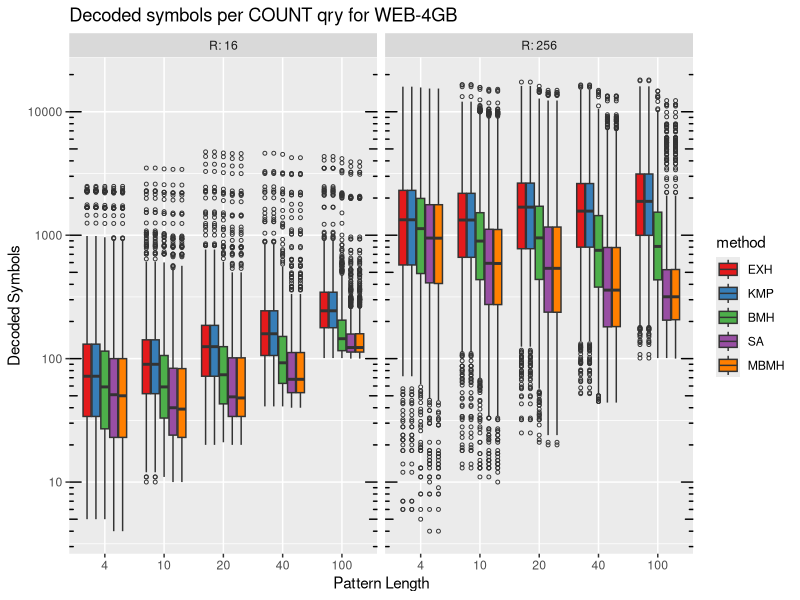
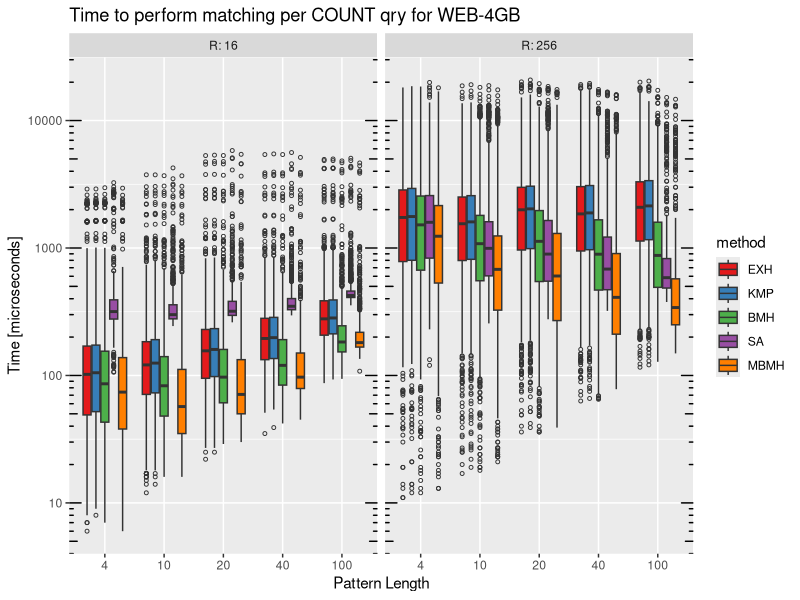
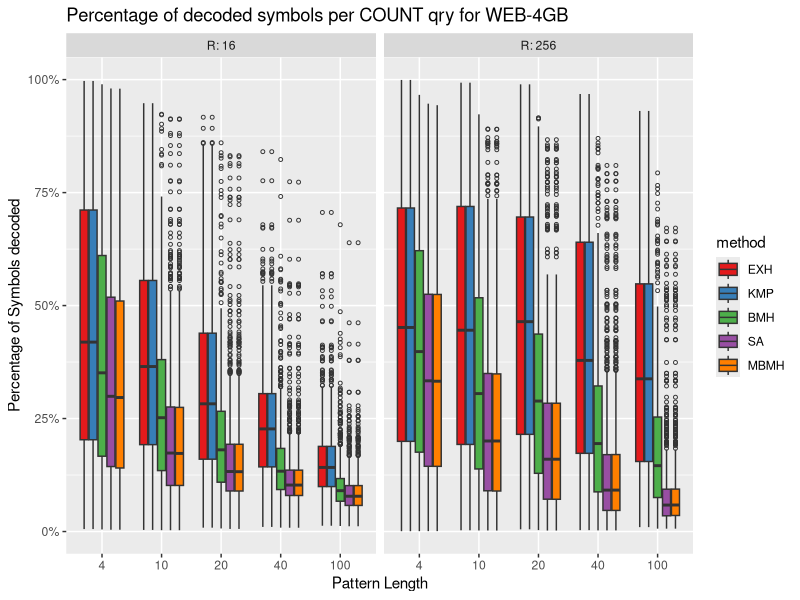

Write the R code that produced these figures, in order.
library(ggplot2)
library(scales)
library(gridExtra)
library(plyr)

pdf("matchlz_stats.pdf", onefile = TRUE,width=10,height=7)

# read data
data <- read.csv(file="../data/results/match_stats-2014-05-04-20-02-06.csv",sep=";")
data <- transform(data,method=ordered(method, levels = c("EXH","KMP","BMH","SA","MBMH")))
#data$method <- revalue(data$method, c("MBMH"="MBMH-CD-R", "SA"="SA-CD-R","BMH-CD"="BMH-CD-R"))


# decoded
decoded <- ggplot(data,aes(factor(plen),decoded,fill=method)) 
decoded <- decoded + facet_grid(. ~ R,labeller=label_both)
decoded <- decoded + geom_boxplot(outlier.size=1,outlier.shape=1)
decoded <- decoded + scale_y_log10(name="Decoded Symbols",breaks=c(10,100,1000,10000))
decoded <- decoded + annotation_logticks(sides = "lr")
decoded <- decoded + scale_x_discrete(name="Pattern Length")
decoded <- decoded + scale_fill_brewer(palette="Set1")
decoded <- decoded + ggtitle("Decoded symbols per COUNT qry for WEB-4GB")
grid.arrange(decoded)

# match_time
match_time <- ggplot(data,aes(factor(plen),match_time,fill=method)) 
match_time <- match_time + facet_grid(. ~ R,labeller=label_both)
match_time <- match_time + geom_boxplot(outlier.size=1,outlier.shape=1)
match_time <- match_time + scale_y_log10(name="Time [microseconds]",breaks=c(10,100,1000,10000))
match_time <- match_time + annotation_logticks(sides = "lr")
match_time <- match_time + scale_x_discrete(name="Pattern Length")
match_time <- match_time + scale_fill_brewer(palette="Set1")
match_time <- match_time + ggtitle("Time to perform matching per COUNT qry for WEB-4GB")
grid.arrange(match_time)

# percentage decoded
percent_decoded <- ggplot(data,aes(factor(plen),decoded/len_total,fill=method)) 
percent_decoded <- percent_decoded + geom_boxplot(outlier.size=1,outlier.shape=1)
percent_decoded <- percent_decoded + scale_y_continuous(name="Percentage of Symbols decoded",labels=percent)
percent_decoded <- percent_decoded + facet_grid(. ~ R,labeller=label_both)
percent_decoded <- percent_decoded + scale_x_discrete(name="Pattern Length")
percent_decoded <- percent_decoded + scale_fill_brewer(palette="Set1")
percent_decoded <- percent_decoded + ggtitle("Percentage of decoded symbols per COUNT qry for WEB-4GB")
grid.arrange(percent_decoded)

# time percent of count
# percent_time <- ggplot(data,aes(factor(plen),match_time/count_time,fill=method)) 
# percent_time <- percent_time + facet_grid(. ~ R,labeller=label_both)
# percent_time <- percent_time + geom_boxplot(outlier.size=1,outlier.shape=1)
# percent_time <- percent_time + scale_y_continuous(name="Percentage of COUNT time spent in match_lz",labels=percent)
# percent_time <- percent_time + scale_x_discrete(name="Pattern Length")
# percent_time <- percent_time + scale_fill_brewer(palette="Set1")
# percent_time <- percent_time + ggtitle("Percentage of time spent matching in factorized text per COUNT qry for WEB-4GB")
# grid.arrange(percent_time)

# # percentage of factors decoded
# percent_fdecoded <- ggplot(data,aes(factor(plen),ids_decoded/num_factors,fill=method)) 
# percent_fdecoded <- percent_fdecoded + facet_grid(. ~ R,labeller=label_both)
# percent_fdecoded <- percent_fdecoded + geom_boxplot()
# percent_fdecoded <- percent_fdecoded + scale_y_continuous(name="Percentage of at least partially factors decoded.",labels=percent)
# percent_fdecoded <- percent_fdecoded + scale_x_discrete(name="Pattern Length")
# percent_fdecoded <- percent_fdecoded + ggtitle("Percentage of at least partially factors decoded. per COUNT qry for WEB-4GB B=4096")
# grid.arrange(percent_fdecoded)



# # factor len data
# fdata <- subset(data,method=="BMH")
# fdata <- subset(fdata,R=="256")
# # average factor length per query
# avgfactorlen_hist <- ggplot(fdata,aes(avg_len))
# avgfactorlen_hist <- avgfactorlen_hist + facet_grid(B ~ .,labeller=label_both)
# avgfactorlen_hist <- avgfactorlen_hist + geom_histogram(binwidth=1)
# avgfactorlen_hist <- avgfactorlen_hist + scale_x_continuous(expand=c(0,0),name="Average Factor Length per Query",breaks=seq(0,200,10))
# avgfactorlen_hist <- avgfactorlen_hist + ggtitle("Histogram of Average Factor Length per Query WEB-4GB R=256")
# grid.arrange(avgfactorlen_hist)

# # # average factor length per query
# maxfactorlen_hist <- ggplot(fdata,aes(max_len)) 
# maxfactorlen_hist <- maxfactorlen_hist + facet_grid(B ~ .,labeller=label_both)
# maxfactorlen_hist <- maxfactorlen_hist + geom_histogram()
# maxfactorlen_hist <- maxfactorlen_hist + ggtitle("Histogram of Maximum Factor Length per Query WEB-4GB R=256")
# maxfactorlen_hist <- maxfactorlen_hist + scale_x_log10(expand=c(0,0),name="Maximum Factor Length per Query")
# maxfactorlen_hist <- maxfactorlen_hist + annotation_logticks(sides = "b")
# grid.arrange(maxfactorlen_hist)



dev.off();